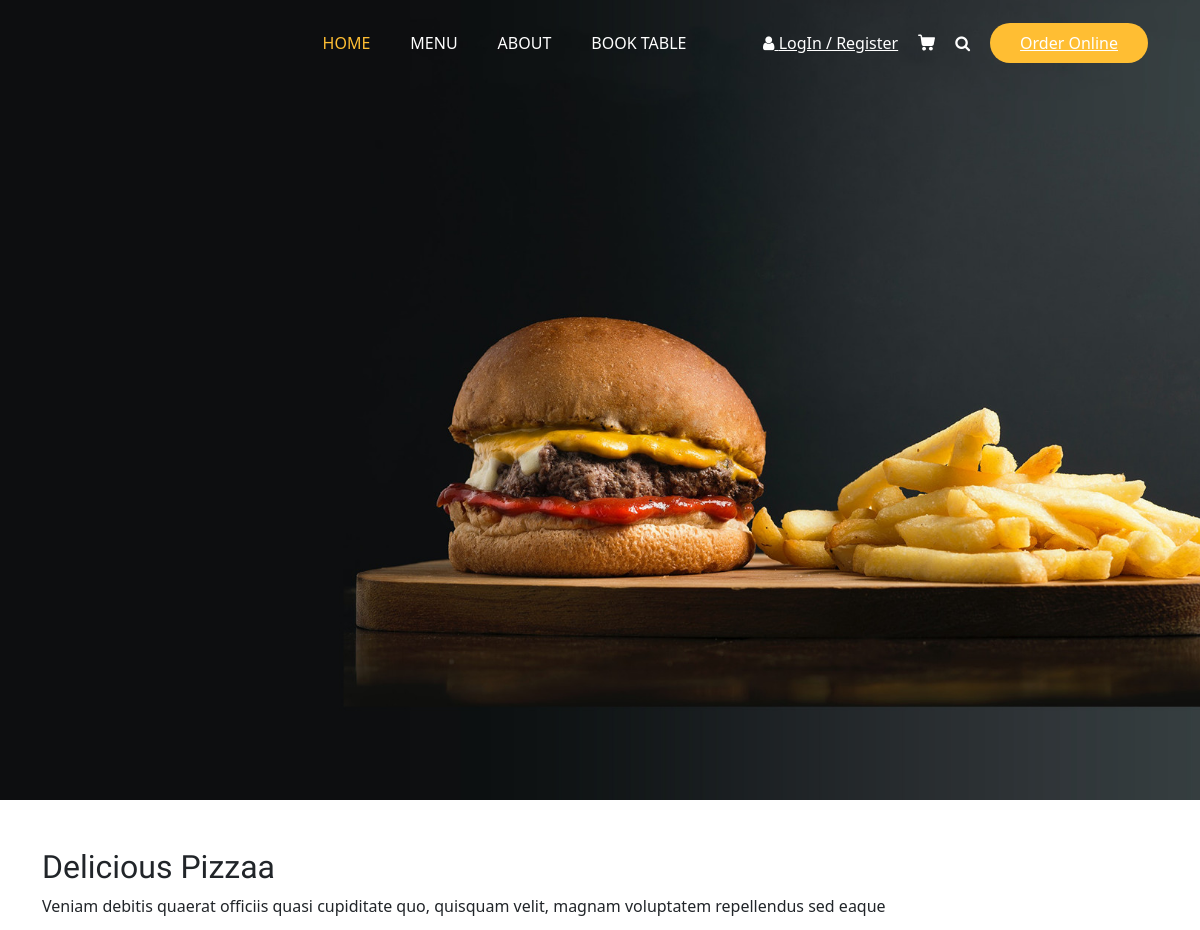
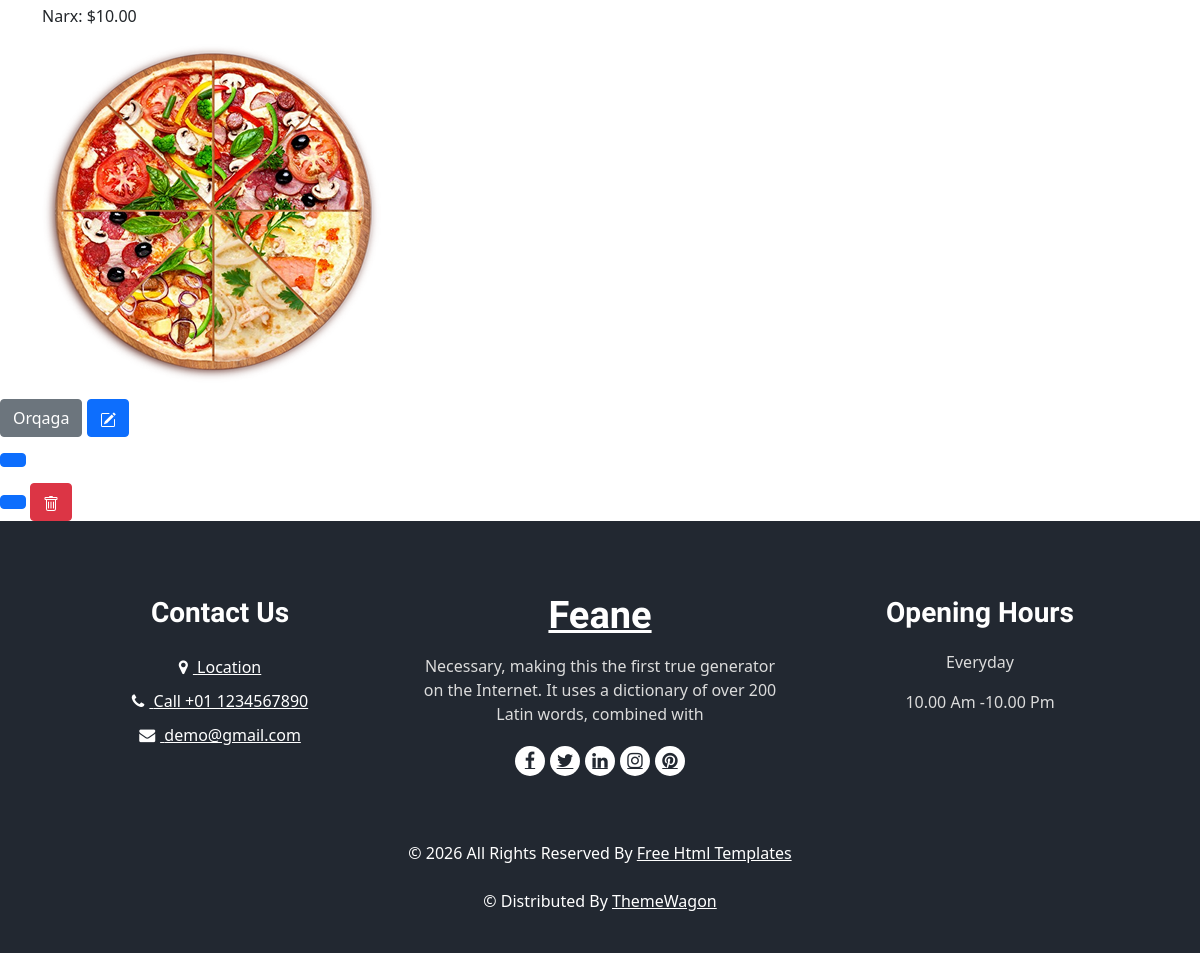
The page /product/6/ on the database its author committed (2 pictures, top to bottom).
### main/models.py (models this page shows, shortened)
class Product(models.Model):
    title = models.CharField(max_length=255)
    image = models.ImageField(upload_to='images/products/', null=True, blank=True)
    description = models.TextField(null=True, blank=True)
    price = models.DecimalField(max_digits=10, decimal_places=2)
    discount = models.IntegerField(default=0)
    is_active = models.BooleanField(default=True)
    created_at = models.DateTimeField(auto_now_add=True)
    category = models.ForeignKey(Category, on_delete=models.SET_NULL, null=True, blank=True, related_name='products')

### main/views.py (the view)
# urls.py: path('product/<int:pk>/', views.product_detail, name='product_detail'),
def product_detail(request: WSGIRequest, pk: int):
    product = get_object_or_404(Product, pk=pk)
    context = {
        'product': product
    }
    return render(request, template_name='main/detail.html', context=context)

### templates/main/detail.html (shortened to what this page needs)
{% extends 'main/add_product.html' %}
{% block main %}
<div class="container mt-5">
    <h2>{{ product.title }}</h2>
    <p>{{ product.description }}</p>
    <p>Narx: ${{ product.price }}</p>
    {% if product.image %}
        <img src="{{ product.image.url }}" class="img-fluid" alt="{{ product.title }}">
    {% endif %}
</div>
<div>
    <a href="{% url 'index' %}" class="btn btn-secondary mt-3">Orqaga</a>
    <a href ="{% url 'product_update' product.pk %}" class="btn btn-primary mt-3">
</div>
<div>
    <a href="{% url 'product_delete' product.pk %}" class="btn btn-danger mt-3">
    </a>
</div>
{% endblock main %}

### staticfiles/css/style.css (style rules this page uses)
body { font-family: "Open Sans", sans-serif; color: #0c0c0c; background-color: #ffffff; overflow-x: hidden; }
h1, h2 { font-family: 'Dancing Script', cursive; }
a, a:hover, a:focus { text-decoration: none; }
.btn, .btn:focus { outline: none !important; -webkit-box-shadow: none; box-shadow: none; }

### staticfiles/css/responsive.css (style rules this page uses)
@media (min-width: 1200px) { .container { max-width: 1170px; } }

### rows shown on the page
Product: title "Delicious Pizzaa", description "Veniam debitis quaerat officiis quasi cupiditate quo, quisquam velit, magnam voluptatem repellendus sed eaque", price "10.00", image (picture)
